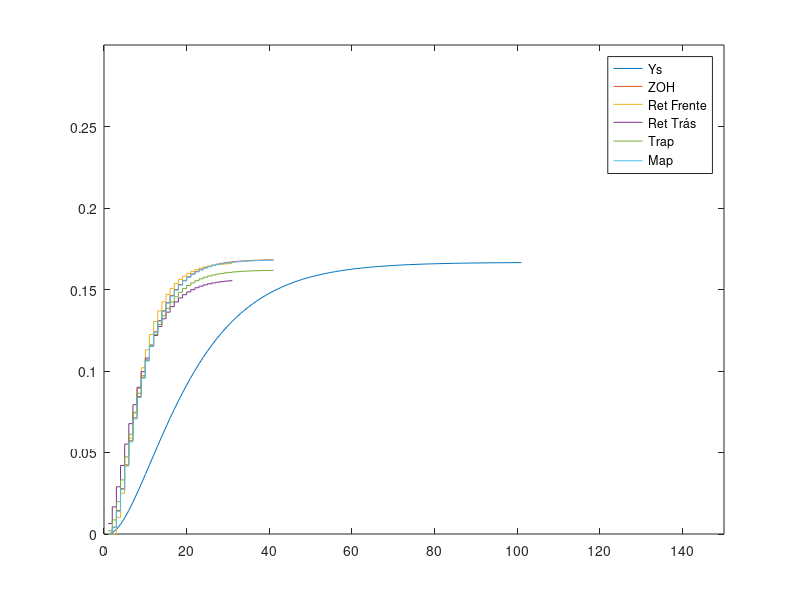

This chart was generated by the following MATLAB code:
s = tf('s'); 
z = tf('z', 0.1);
% Declarar funções de transferências
Gs = 1/((s+2)*(s+3));
Gz_zoh = (0.004241*z + 0.00359)/(z^2 - 1.56*z + 0.6065);
Gz_ret_f = (0.01)/(z^2 - 1.5*z + 0.56);
Gz_ret_t = (0.00641*z^2)/(z^2 - 1.6*z + 0.641);
Gz_trp= (0.00197*z^2 + 0.00359*z + 0.00197)/(z^2 - 1.56*z + 0.6065);
Gz_map = (0.00391*z + 0.00391)/(z^2 - 1.56*z + 0.6065);

figure
ys = step(Gs);
y_zoh = step(Gz_zoh);
y_ret_f = step(Gz_ret_f);
y_ret_t = step(Gz_ret_t);
y_trp = step(Gz_trp);
y_map = step(Gz_map);

plot(ys)
hold on
stairs(y_zoh)
hold on
stairs(y_ret_f)
hold on
stairs(y_ret_t)
hold on
stairs(y_trp)
hold on
stairs(y_map)

xlim([0 150])
ylim([0 0.3])

hold off

legend('Ys', 'ZOH', 'Ret Frente', 'Ret Trás', 'Trap', 'Map') 